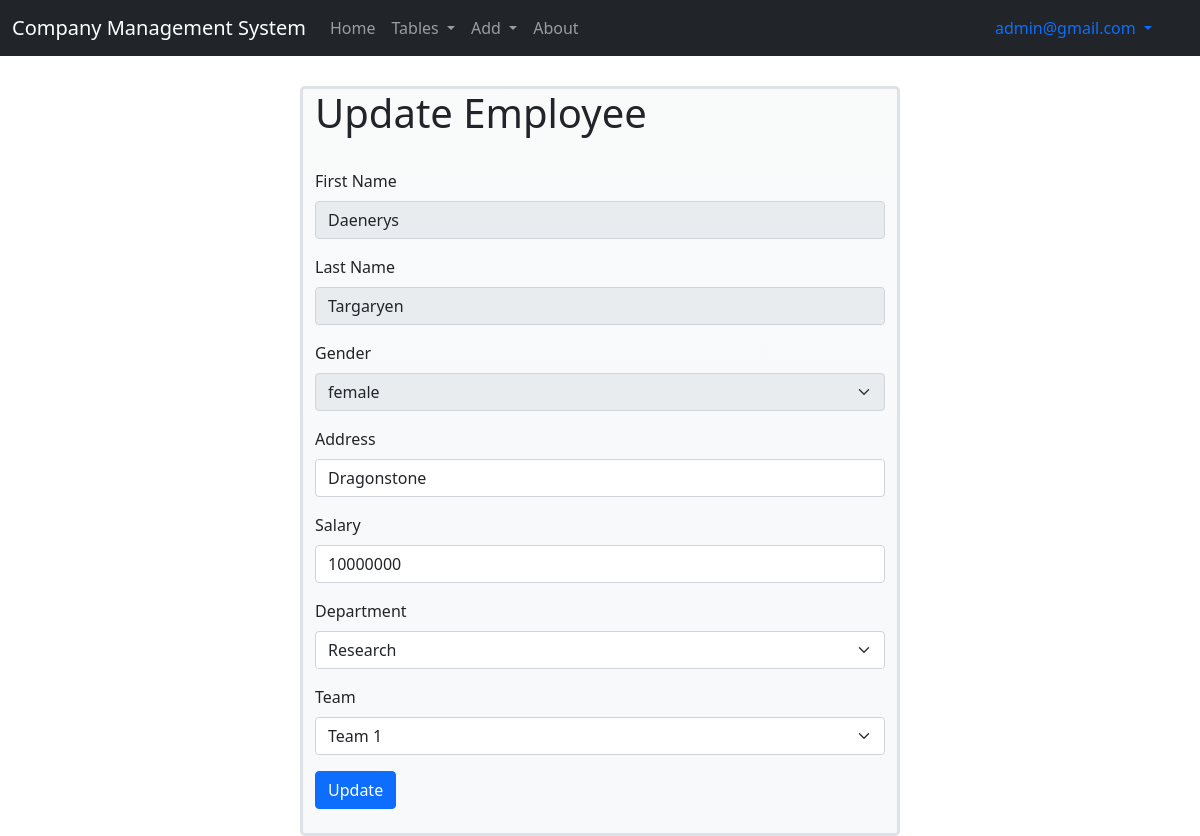
The app's page /employee/8/update (signed in) with its own data.
### application/models.py (models this page shows)
class User(db.Model, UserMixin):
    __tablename__ = 'user'
    id = db.Column(db.Integer, primary_key = True, autoincrement = True)
    username = db.Column(db.String, nullable = False)
    email = db.Column(db.String, unique = True, nullable = False)
    password = db.Column(db.String, nullable = False)
    active = db.Column(db.Boolean)
    roles = db.relationship('Role', secondary = 'roles_users')
    employee = db.relationship('Employee', backref = db.backref('user', uselist = False), primaryjoin = "User.id == Employee.user_id", uselist = False, cascade = "all, delete")

class Employee(db.Model):
    __tablename__ = 'employee'
    emp_id = db.Column(db.Integer, primary_key = True, autoincrement = True)
    f_name = db.Column(db.String, nullable = False)
    l_name = db.Column(db.String)
    dob = db.Column(db.String, nullable = False)
    gender = db.Column(db.String, nullable = False)
    address = db.Column(db.String, nullable = False)
    salary = db.Column(db.Integer)
    team_id = db.Column(db.Integer, db.ForeignKey("team.team_id"))
    dept_id = db.Column(db.Integer, db.ForeignKey("department.dept_id"))
    user_id = db.Column(db.Integer, db.ForeignKey("user.id"), nullable = False)

### application/controllers.py (the view, shortened to what this page needs)
@app.route("/employee/<int:emp_id>/update", methods = ["GET", "POST"])
@roles_required('admin')
def update_employee(emp_id):
    emp = Employee.query.filter(Employee.emp_id == emp_id).one()
    form = UpdateEmployeeForm(obj=emp)
    form.dept_id.choices = department_list()
    form.team_id.choices = team_list()
    if request.method == "GET":
        return render_template("update_employee.html", form = form, emp_id = emp_id)

### application/forms.py
class UpdateEmployeeForm(FlaskForm):
    f_name = StringField('First Name', validators=[DataRequired()])
    l_name = StringField('Last Name')
    dob = DateField('Date of Birth', format='%Y-%m-%d', validators=[DataRequired()])
    gender = SelectField('Gender', choices=["male", "female"], validators=[DataRequired()])
    address = StringField('Address', validators=[DataRequired()])
    salary = IntegerField('Salary', validators=[DataRequired()])
    dept_id = SelectField('Department', choices=[])
    team_id = SelectField('Team', choices=[])

### application/controllers.py (called while the page is built)
def department_list():
    depts = [(dept.dept_id,dept.dept_name) for dept in db.session.query(Department).all()]
    depts = [(None,'None')] + depts
    return depts

def team_list():
    teams = [(team.team_id,team.team_name) for team in db.session.query(Team).all()]
    teams = [(None,'None')] + teams
    return teams

### templates/update_employee.html (shortened to what this page needs)
{% extends "base.html" %} {% block title %}Update Employee{% endblock %} {%
block body_content %}
<div
  class="container w-50 bg-light bg-gradient border border-3 rounded-3"
  style="margin-top: 30px"
>
  <h1>Update Employee</h1>
  <br />
  <form
    action="/employee/{{ emp_id }}/update"
    method="post"
    name="update_employee_form"
  >
    <div class="mb-3">
      {{ form.f_name.label(class="form-label") }}
      <div class="">
        {{ form.f_name(class="form-control", disabled = True) }}
      </div>
    </div>
    <div class="mb-3">
      {{ form.l_name.label(class="form-label") }}
      <div class="">
        {{ form.l_name(class="form-control", disabled = True) }}
      </div>
    </div>
    <div class="mb-3">
      {{ form.gender.label(class="form-label") }}
      <div class="">
        {{ form.gender(class="form-select", disabled = True) }}
      </div>
    </div>
    <div class="mb-3">
      {{ form.address.label(class="form-label") }}
      <div class="">
        {{ form.address(class="form-control", placeholder="") }}
      </div>
    </div>
    <div class="mb-3">
      {{ form.salary.label(class="form-label") }}
      <div class="">
        {{ form.salary(class="form-control", placeholder="") }}
      </div>
    </div>
    <div class="mb-3">
      {{ form.dept_id.label(class="form-label") }}
      <div class="">
        {{ form.dept_id(class="form-select", placeholder="") }}
      </div>
    </div>
    <div class="mb-3">
      {{ form.team_id.label(class="form-label") }}
      <div class="">
        {{ form.team_id(class="form-select", placeholder="") }}
      </div>
    </div>
    <div>
      <input
        class="btn btn-primary"
        id="submit"
        name="submit"
        type="submit"
        value="Update"
      />
    </div>
  </form>
  <br />
</div>
{% endblock %}

### templates/base.html (shortened to what this page needs)
<!DOCTYPE html>
<html lang="en">
  <head>
    <link
      href="https://cdn.jsdelivr.net/npm/bootstrap@5.1.3/dist/css/bootstrap.min.css"
      rel="stylesheet"
    />
  </head>
  <body>
    <nav class="navbar navbar-expand-lg navbar-dark bg-dark">
      <div class="container-fluid">
        <a class="navbar-brand" href="#">Company Management System</a>
        <div class="collapse navbar-collapse" id="navbarText">
          <ul class="navbar-nav me-auto mb-2 mb-lg-0">
            <li class="nav-item">
              <a class="nav-link" id="home" aria-current="page" href="/home"
                >Home</a
              >
            </li>
            {% if current_user.is_authenticated %}
            <li class="nav-item dropdown">
              <a
                class="nav-link dropdown-toggle"
                href="#"
                id="navbarDropdown"
                role="button"
                data-bs-toggle="dropdown"
                aria-expanded="false"
              >
                Tables
              </a>
            </li>
            <li class="nav-item dropdown">
              <a
                class="nav-link dropdown-toggle"
                href="#"
                id="navbarDropdown"
                role="button"
                data-bs-toggle="dropdown"
                aria-expanded="false"
              >
                Add
              </a>
            </li>
            <li class="nav-item">
              <a class="nav-link" id="about" href="/about">About</a>
            </li>
            {% endif %} {% block navbar_items %}{% endblock %}
          </ul>
          <div>
            <div class="nav-item dropdown" style="margin-right: 20px">
              <a
                class="nav-link dropdown-toggle"
                href="#"
                id="navbarDropdownMenuLink"
                role="button"
                data-bs-toggle="dropdown"
                aria-expanded="false"
              >
                {% if current_user.is_authenticated %} {{ current_user.email }}
                {% else %} Not logged in {% endif %}
              </a>
            </div>
          </div>
        </div>
      </div>
    </nav>
    {% block body_content %}{% endblock %}
  </body>
</html>

### records on screen
User: email "admin@gmail.com"
Employee: f_name "Daenerys", l_name "Targaryen", gender "female", address "Dragonstone", salary "10000000", dept_id "Research", team_id "Team 1"
